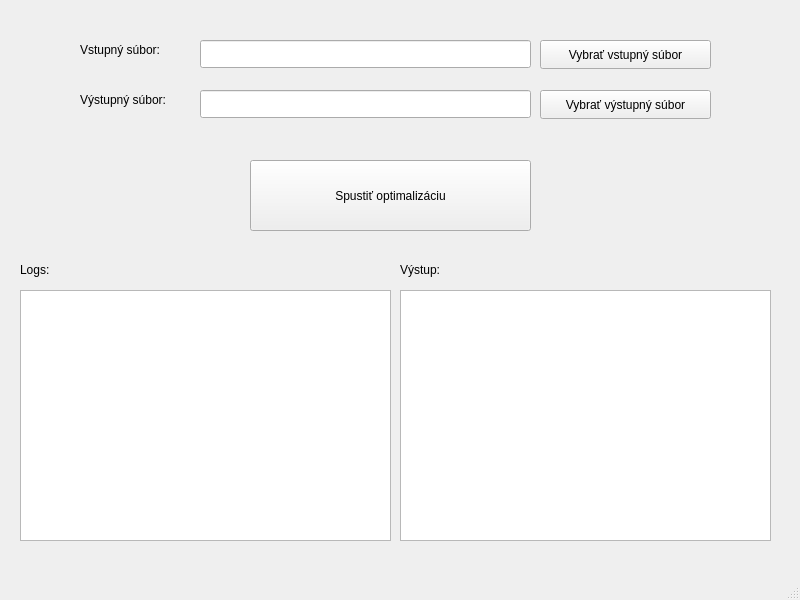
<?xml version="1.0" encoding="UTF-8"?>
<ui version="4.0">
 <class>GCodeOptimizerQt</class>
 <widget class="QMainWindow" name="GCodeOptimizerQt">
  <property name="geometry">
   <rect>
    <x>0</x>
    <y>0</y>
    <width>800</width>
    <height>600</height>
   </rect>
  </property>
  <property name="sizePolicy">
   <sizepolicy hsizetype="Fixed" vsizetype="Fixed">
    <horstretch>0</horstretch>
    <verstretch>0</verstretch>
   </sizepolicy>
  </property>
  <property name="windowTitle">
   <string>GCodeOptimizerQt 2025</string>
  </property>
  <widget class="QWidget" name="centralwidget">
   <widget class="QLabel" name="labelInput">
    <property name="geometry">
     <rect>
      <x>80</x>
      <y>40</y>
      <width>101</width>
      <height>20</height>
     </rect>
    </property>
    <property name="text">
     <string>Vstupný súbor:</string>
    </property>
   </widget>
   <widget class="QLineEdit" name="lineEditInput">
    <property name="geometry">
     <rect>
      <x>200</x>
      <y>40</y>
      <width>331</width>
      <height>28</height>
     </rect>
    </property>
   </widget>
   <widget class="QPushButton" name="buttonInputBrowse">
    <property name="geometry">
     <rect>
      <x>540</x>
      <y>40</y>
      <width>171</width>
      <height>29</height>
     </rect>
    </property>
    <property name="text">
     <string>Vybrať vstupný súbor</string>
    </property>
   </widget>
   <widget class="QLabel" name="labelOutput">
    <property name="geometry">
     <rect>
      <x>80</x>
      <y>90</y>
      <width>111</width>
      <height>20</height>
     </rect>
    </property>
    <property name="text">
     <string>Výstupný súbor:</string>
    </property>
   </widget>
   <widget class="QLineEdit" name="lineEditOutput">
    <property name="geometry">
     <rect>
      <x>200</x>
      <y>90</y>
      <width>331</width>
      <height>28</height>
     </rect>
    </property>
   </widget>
   <widget class="QPushButton" name="buttonOutputBrowse">
    <property name="geometry">
     <rect>
      <x>540</x>
      <y>90</y>
      <width>171</width>
      <height>29</height>
     </rect>
    </property>
    <property name="text">
     <string>Vybrať výstupný súbor</string>
    </property>
   </widget>
   <widget class="QPushButton" name="buttonOptimize">
    <property name="geometry">
     <rect>
      <x>250</x>
      <y>160</y>
      <width>281</width>
      <height>71</height>
     </rect>
    </property>
    <property name="text">
     <string>Spustiť optimalizáciu</string>
    </property>
   </widget>
   <widget class="QTextEdit" name="textEditLog">
    <property name="geometry">
     <rect>
      <x>20</x>
      <y>290</y>
      <width>371</width>
      <height>251</height>
     </rect>
    </property>
    <property name="readOnly">
     <bool>true</bool>
    </property>
   </widget>
   <widget class="QTextBrowser" name="outputBrowser">
    <property name="geometry">
     <rect>
      <x>400</x>
      <y>290</y>
      <width>371</width>
      <height>251</height>
     </rect>
    </property>
   </widget>
   <widget class="QLabel" name="label">
    <property name="geometry">
     <rect>
      <x>20</x>
      <y>260</y>
      <width>63</width>
      <height>20</height>
     </rect>
    </property>
    <property name="text">
     <string>Logs:</string>
    </property>
   </widget>
   <widget class="QLabel" name="label_2">
    <property name="geometry">
     <rect>
      <x>400</x>
      <y>260</y>
      <width>181</width>
      <height>20</height>
     </rect>
    </property>
    <property name="text">
     <string>Výstup:</string>
    </property>
   </widget>
  </widget>
  <widget class="QStatusBar" name="statusbar"/>
  <widget class="QMenuBar" name="menubar">
   <property name="geometry">
    <rect>
     <x>0</x>
     <y>0</y>
     <width>800</width>
     <height>25</height>
    </rect>
   </property>
  </widget>
 </widget>
 <resources/>
 <connections/>
</ui>
